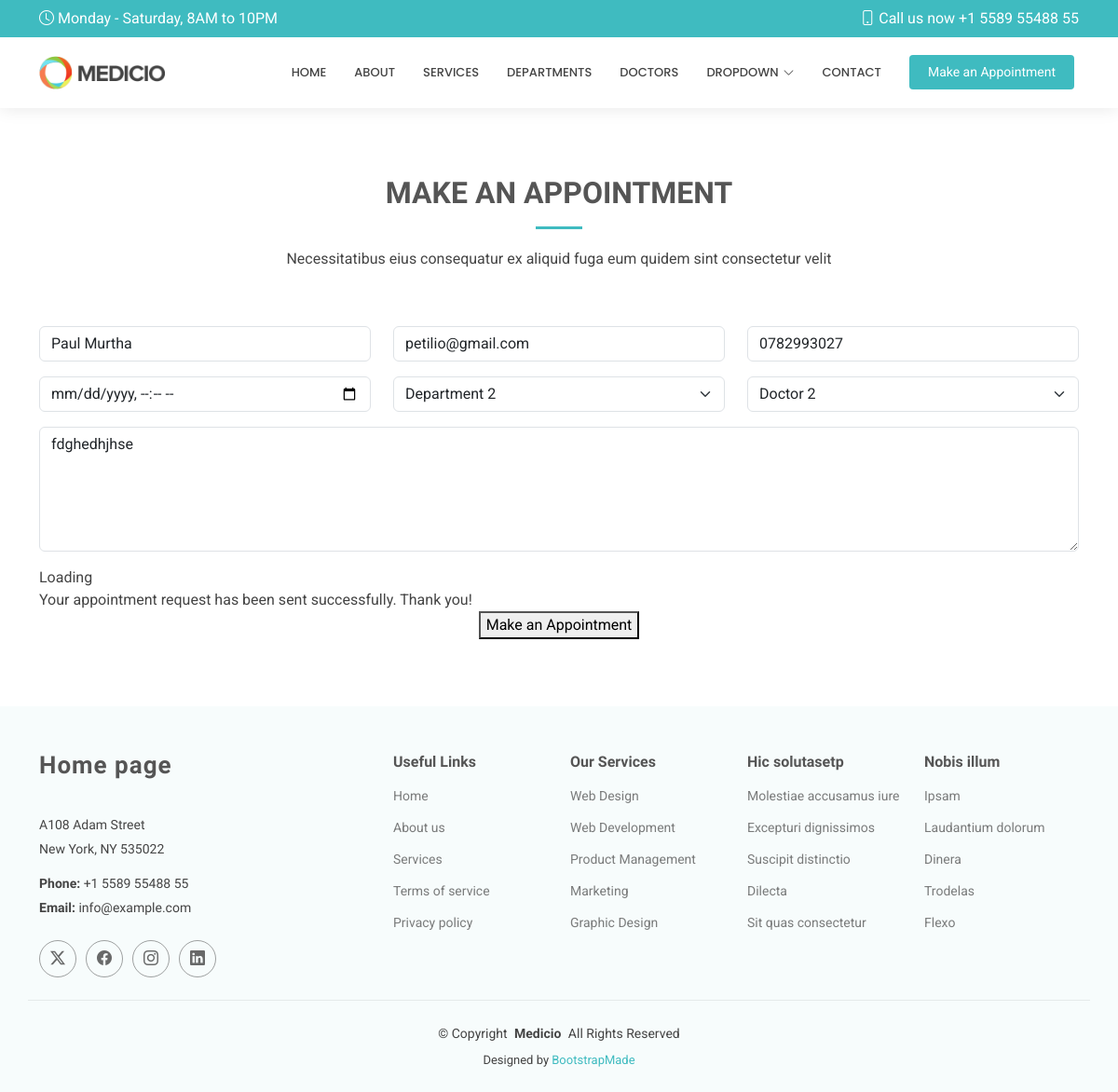
The page /editappoint/1 on the database as committed earlier.
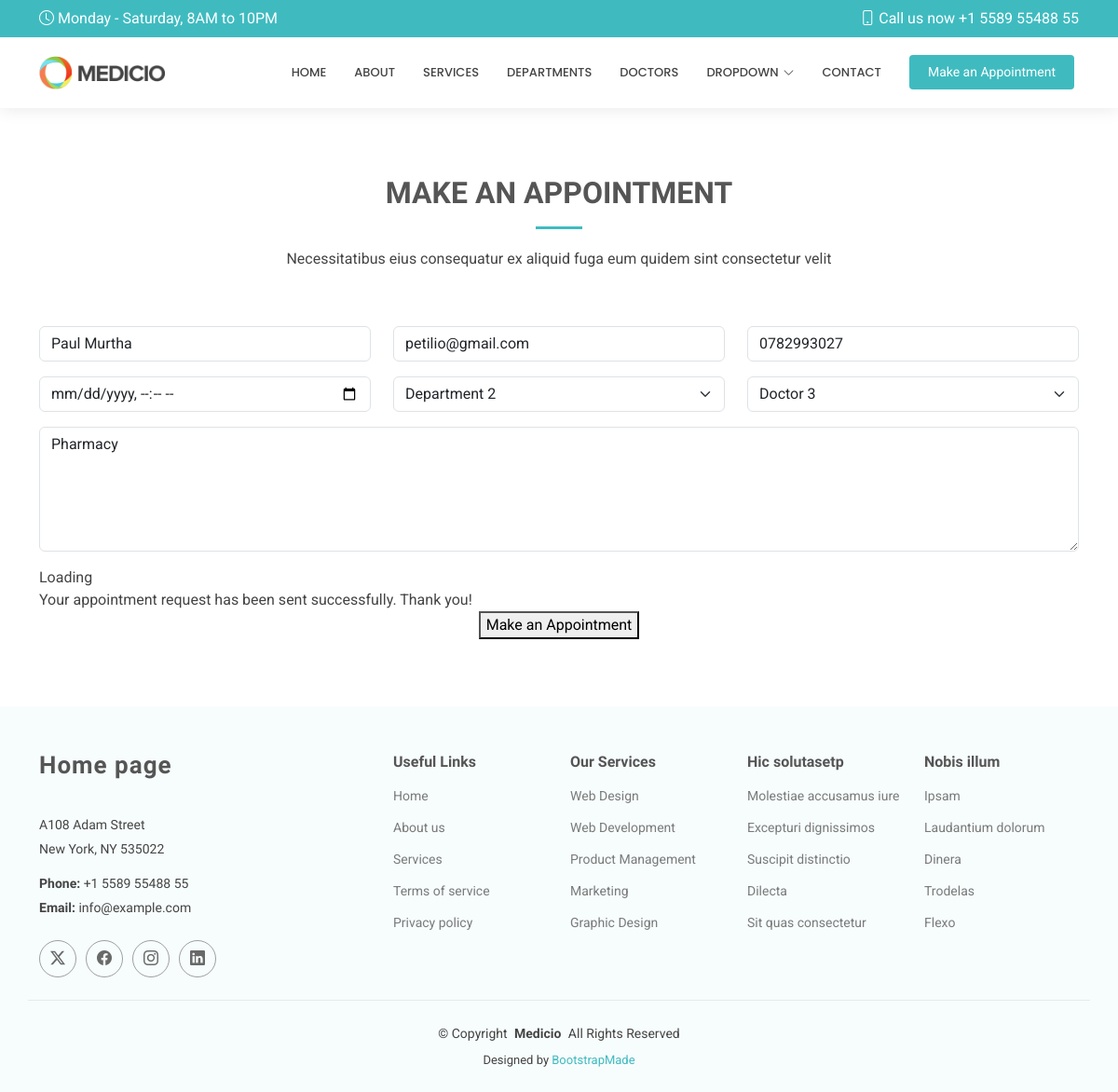
The same page on the database as committed later.
### HospitalApp/models.py (models this page shows, shortened)
class Appointment(models.Model):
    name = models.CharField(max_length=50)
    email = models.EmailField()
    phone_number = models.CharField(max_length=10)
    date_of_birth = models.DateTimeField()
    department = models.CharField(max_length=50)
    doctor = models.CharField(max_length=50)
    message = models.TextField()

### HospitalApp/views.py (the view)
# urls.py: path('editappoint/<int:id>', views.editappoint, name= 'edit-appointment-details'),
def editappoint(request, id):
    appointment = get_object_or_404(Appointment, id=id)
    if request.method == "POST":
        appointment.name = request.POST.get('name')
        appointment.email = request.POST.get('email')
        appointment.phone_number = request.POST.get('phone_number')
        appointment.date_of_birth = request.POST.get('date_of_birth')
        appointment.department = request.POST.get('department')
        appointment.doctor = request.POST.get('doctor')
        appointment.message = request.POST.get('message')
        appointment.save()
        return redirect('/show-appointments')
    else:
        return render(request, 'editappointment.html', {'appointment': appointment})

### Templates/editappointment.html (shortened to what this page needs)
{% extends 'starter-page.html' %}
{% load static %}
{% block content %}
    <br><br><br>
      <div class="container section-title" data-aos="fade-up">
        <h2>MAKE AN APPOINTMENT</h2>
        <p>Necessitatibus eius consequatur ex aliquid fuga eum quidem sint consectetur velit</p>
      </div>
      <div class="container" data-aos="fade-up" data-aos-delay="100">
        <form method="post">
          <div class="row">
            <div class="col-md-4 form-group">
              <input type="text" name="name" class="form-control" id="name" placeholder="Your Name" required="" value="{{ appointment.name }}">
            </div>
            <div class="col-md-4 form-group mt-3 mt-md-0">
              <input type="email" class="form-control" name="email" id="email" placeholder="Your Email" required="" value="{{ appointment.email }}">
            </div>
            <div class="col-md-4 form-group mt-3 mt-md-0">
              <input type="tel" class="form-control" name="phone_number" id="phone" placeholder="Your Phone" required="" value="{{ appointment.phone_number }}">
            </div>
          </div>
          <div class="row">
            <div class="col-md-4 form-group mt-3">
              <input type="datetime-local" name="date_of_birth" class="form-control datepicker" id="date" placeholder="Appointment Date" required="">
            </div>
            <div class="col-md-4 form-group mt-3">
              <select name="department" id="department" class="form-select" required="" value="{{ appointment.department }}">
                <option value="Department 2" {% if appointment.department == "Department 2" %} selected {% endif %}>Department 2</option>
              </select>
            </div>
            <div class="col-md-4 form-group mt-3">
              <select name="doctor" id="doctor" class="form-select" required="">
                <option value="Doctor 2" {% if appointment.doctor == "Doctor 2" %} selected {% endif %} >Doctor 2</option>
                <option value="Doctor 3" {% if appointment.doctor == "Doctor 3" %} selected {% endif %} >Doctor 3</option>
              </select>
            </div>
          </div>
          <div class="form-group mt-3">
            <textarea class="form-control" name="message" rows="5" placeholder="Message (Optional)">{{ appointment.message }}</textarea>
          </div>
          <div class="mt-3">
            <div class="loading">Loading</div>
            <div class="sent-message">Your appointment request has been sent successfully. Thank you!</div>
            <div class="text-center"><button type="submit">Make an Appointment</button></div>
          </div>
        </form>
      </div>
    <br><br><br>
{% endblock %}

Rows that differ between the two databases and show on the page:
changed Appointment "Paul Murtha": doctor "Doctor 2" → "Doctor 3"; message "fdghedhjhse" → "Pharmacy"
